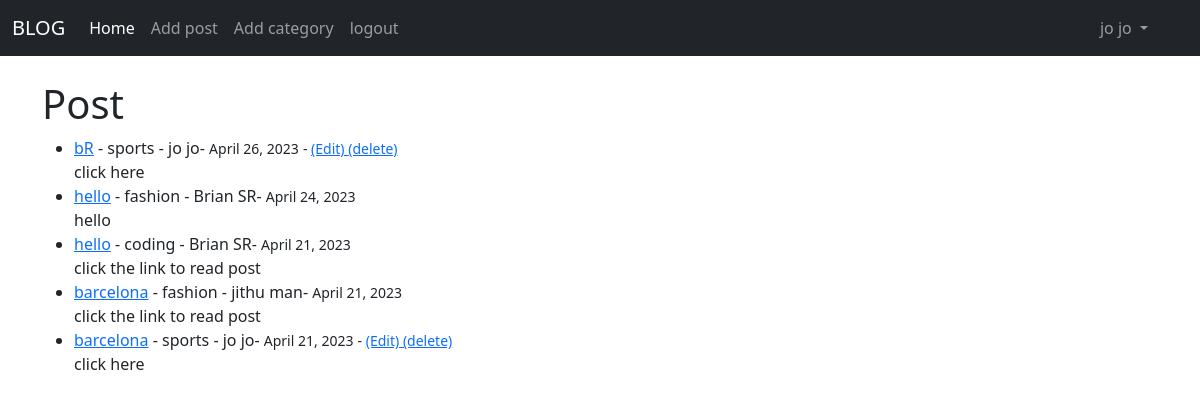
The app's page /blogapp/home (signed in) with its own data.
### blogapp/models.py (models this page shows, shortened)
class post(models.Model):
    title = models.CharField(max_length=200)
    header_image = models.ImageField(null=True,blank=True,upload_to="images/")
    title_tag= models.CharField(max_length=200, default="blog!")
    author = models.ForeignKey(User,on_delete=models.CASCADE)
    body = RichTextField(blank=True,null=True)
    post_date = models.DateField(auto_now_add=True)
    category = models.CharField(max_length=200,default='coding')
    snippet = models.CharField(max_length=200)
    likes = models.ManyToManyField(User,related_name='blog_posts')

### blogapp/views.py (the view)
# urls.py: path('home',HomeView.as_view(), name="home"),
class HomeView(ListView):
    model = post
    template_name = 'index.html'
    ordering = ['-post_date']

### blogapp/templates/index.html
  {% extends 'base.html' %}
  {% block content %}
<h1>Post</h1>
<ul>
{% for post in object_list %}
     <li><a href="{% url 'Article-details' post.pk %}">{{post.title }}</a>
         - {{ post.category }}
         - {{post.author.first_name }}
          {{post.author.last_name }}-
         <small>{{ post.post_date }}</small>
          {% if user.is_authenticated %}
          {% if user.id == post.author.id %}
         <small>- <a href="{% url 'edit_post' post.pk %}"> (Edit) </a>
             <a href="{% url 'delete_post' post.pk %}"> (delete) </a>
         {% endif %}
             {% endif %}
         </small><br/>
         {{ post.snippet }}
     </li>
{% endfor%}
     </ul>
  {% endblock %}

### blogapp/templates/base.html (shortened to what this page needs)
<!doctype html>
<html lang="en">
  <head>
    <link href="https://cdn.jsdelivr.net/npm/bootstrap@5.3.0-alpha3/dist/css/bootstrap.min.css" rel="stylesheet">
  </head>
  <body>
  <nav class="navbar navbar-expand-lg navbar-dark bg-dark">
  <div class="container-fluid">
    <a class="navbar-brand" href="{% url 'home' %}">BLOG</a>
    <div class="collapse navbar-collapse" id="navbarSupportedContent">
      <ul class="navbar-nav me-auto mb-2 mb-lg-0">
          <li class="nav-item">
          <a class="nav-link active" aria-current="page" href="{% url 'home' %}">Home</a>
        </li>
        {% if user.is_authenticated %}
         <li class="nav-item">
          <a class="nav-link" href="{% url 'add_post' %}">Add post</a>
        </li>
         <li class="nav-item">
          <a class="nav-link" href="{% url 'add_category' %}">Add category</a>
        </li>
         <li class="nav-item">
          <a class="nav-link" href="{% url 'logout' %}">logout</a>
        </li>
        {% else %}
          <li class="nav-item">
          <a class="nav-link" href="{% url 'register' %}">register</a>
        </li>
        <li class="nav-item">
          <a class="nav-link" href="{% url 'login' %}">login</a>
        {% endif %}
      </ul>
         {% if user.is_authenticated %}
        <ul class="navbar-nav ml-auto mb-2 mb-lg-0">
              <li class="nav-item dropdown">
          <a class="nav-link dropdown-toggle" href="#" role="button" data-bs-toggle="dropdown" aria-expanded="false">
            {{ user.first_name }}
              {{ user.last_name }}
          </a>
        </li>
          </ul>
            <ul/>
            {% endif %}
    </div>
  </div>
</nav>
  <br/>
    <div class="container">
  {% block content %}
   {% endblock %}
  </div>
  </body>
</html>

### records on screen
post: title "bR", category "sports", author.first_name "jo", author.last_name "jo", post_date "April 26, 2023", shows "(Edit)", snippet "click here"
post: title "hello", category "fashion", author.first_name "Brian", author.last_name "SR", post_date "April 24, 2023", snippet "hello"
post: title "hello", category "coding", author.first_name "Brian", author.last_name "SR", post_date "April 21, 2023", snippet "click the link to read post"
post: title "barcelona", category "fashion", author.first_name "jithu", author.last_name "man", post_date "April 21, 2023", snippet "click the link to read post"
post: title "barcelona", category "sports", author.first_name "jo", author.last_name "jo", post_date "April 21, 2023", shows "(Edit)", snippet "click here"

### other values on screen
{{ user.first_name }} "jo"
{{ user.last_name }} "jo"
